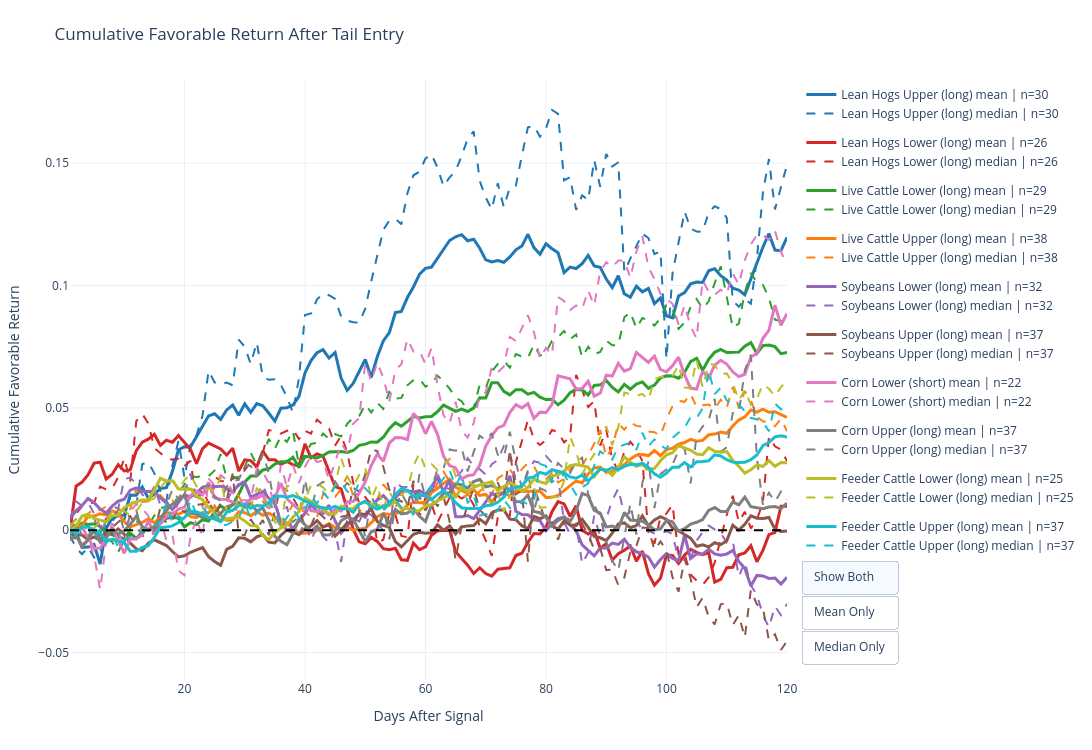

Notebook code cell kept with this figure:
### Markdown cell above
### Return Path Analysis of Tail-Entry Signals

Tail states identified in the previous analysis are examined individually to assess their tradeability. Cumulative favorable return paths are plotted following signal entry, allowing comparison of persistence, timing, and consistency across candidate signals. This analysis was used to guide signal selection and holding-period determination.

-------------------------------------------------------------------------------------------------------------------------------------------------------

### Code cell
max_horizon = 120

signal_specs = [
    ("hogs", "Lean Hogs Upper", "upper", "long"),
    ("hogs", "Lean Hogs Lower", "lower", "long"),
    ("live_cattle", "Live Cattle Lower", "lower", "long"),
    ("live_cattle", "Live Cattle Upper", "upper", "long"),
    ("soy", "Soybeans Lower", "lower", "long"),
    ("soy", "Soybeans Upper", "upper", "long"),
    ("corn", "Corn Lower", "lower", "short"),
    ("corn", "Corn Upper", "upper", "long"),
    ("feeder_cattle", "Feeder Cattle Lower", "lower", "long"),
    ("feeder_cattle", "Feeder Cattle Upper", "upper", "long"),
]

series_data = []

for market, label, tail, direction in signal_specs:
    d = merged[market].loc["2008":].copy()
    close_col = next(c for c in d.columns if "Close" in c)
    d["ret"] = d[close_col].pct_change()

    if tail == "upper":
        d["tail_state"] = d["cot_idx"] >= 0.8
    else:
        d["tail_state"] = d["cot_idx"] <= 0.2

    prev_state = d["tail_state"].shift(1, fill_value=False)
    d["entry"] = d["tail_state"] & (~prev_state)

    entry_locs = np.where(d["entry"].values)[0]
    paths = []

    for loc in entry_locs:
        if loc + max_horizon >= len(d):
            continue

        future = d["ret"].iloc[loc + 1 : loc + 1 + max_horizon].values
        path = np.cumsum(future)

        if direction == "short":
            path = -path

        paths.append(path)

    if len(paths) == 0:
        continue

    paths = np.array(paths)

    series_data.append({
        "name": f"{label} ({direction})",
        "mean": paths.mean(axis=0),
        "median": np.median(paths, axis=0),
        "n": len(paths),
    })

fig = go.Figure()
x = np.arange(1, max_horizon + 1)

colors = [
    "#1f77b4",  # blue
    "#d62728",  # red
    "#2ca02c",  # green
    "#ff7f0e",  # orange
    "#9467bd",  # purple
    "#8c564b",  # brown
    "#e377c2",  # pink
    "#7f7f7f",  # gray
    "#bcbd22",  # olive
    "#17becf",  # cyan
]

for i, s in enumerate(series_data):
    color = colors[i % len(colors)]
    group = s["name"]

    fig.add_trace(
        go.Scatter(
            x=x,
            y=s["mean"],
            mode="lines",
            name=f"{s['name']} mean | n={s['n']}",
            legendgroup=group,
            line=dict(color=color, width=3, dash="solid"),
            hovertemplate=(
                "<b>%{fullData.name}</b><br>"
                "Day %{x}<br>"
                "Return %{y:.2%}<extra></extra>"
            ),
            visible=True,
        )
    )

    fig.add_trace(
        go.Scatter(
            x=x,
            y=s["median"],
            mode="lines",
            name=f"{s['name']} median | n={s['n']}",
            legendgroup=group,
            line=dict(color=color, width=2, dash="dash"),
            hovertemplate=(
                "<b>%{fullData.name}</b><br>"
                "Day %{x}<br>"
                "Return %{y:.2%}<extra></extra>"
            ),
            visible=True,
        )
    )

n_signals = len(series_data)
both_visible = [True, True] * n_signals
mean_only = []
median_only = []

for _ in range(n_signals):
    mean_only.extend([True, False])
    median_only.extend([False, True])

fig.update_layout(
    title="Cumulative Favorable Return After Tail Entry",
    xaxis_title="Days After Signal",
    yaxis_title="Cumulative Favorable Return",
    hovermode="x unified",
    template="plotly_white",
    width=1100,
    height=750,
    margin=dict(l=70, r=260, t=80, b=70),
    updatemenus=[
        {
            "type": "buttons",
            "direction": "down",
            "x": 1.02,
            "y": 0.2,
            "xanchor": "left",
            "yanchor": "top",
            "showactive": True,
            "buttons": [
                {
                    "label": "Show Both",
                    "method": "update",
                    "args": [
                        {"visible": both_visible},
                        {"title": "Cumulative Favorable Return After Tail Entry"},
                    ],
                },
                {
                    "label": "Mean Only",
                    "method": "update",
                    "args": [
                        {"visible": mean_only},
                        {"title": "Mean Cumulative Favorable Return After Tail Entry"},
                    ],
                },
                {
                    "label": "Median Only",
                    "method": "update",
                    "args": [
                        {"visible": median_only},
                        {"title": "Median Cumulative Favorable Return After Tail Entry"},
                    ],
                },
            ],
        }
    ],
    legend=dict(
        orientation="v",
        yanchor="top",
        y=1.0,
        xanchor="left",
        x=1.02
    ),
)

fig.add_hline(y=0, line_dash="dash", line_color="black")

fig.show()
